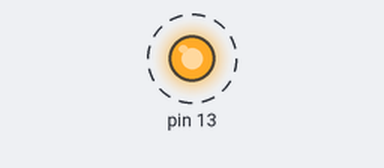
The sketch below on a simulated Arduino Uno, built with avr-gcc and run on an emulated ATmega328P. Parts: output pins drawn as LEDs (lit = HIGH). Dashed ring = blinking. MIDI output is not drawn.

Above: at 0.5 s.
Timing chart, 0 to 4.6 s (numbered marks = the images above):
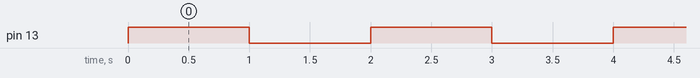

Measured:
- by itself, pin 13: alternates HIGH for 1.0 s and LOW for 1.0 s

The sketch:

MIDI_Output_Test.ino
```cpp
#include <MIDI.h>

MIDI_CREATE_DEFAULT_INSTANCE();

void setup()
{
  pinMode(13, OUTPUT);
  MIDI.begin(MIDI_CHANNEL_OMNI);
}

void loop()
{
  digitalWrite(13, HIGH);
  MIDI.sendNoteOn(60, 127, 1);
  delay(1000);
  MIDI.sendNoteOff(60, 0, 1);
  digitalWrite(13, LOW);
  delay(1000);

  digitalWrite(13, HIGH);
  MIDI.sendNoteOn(55, 127, 1);
  delay(1000);
  MIDI.sendNoteOff(55, 0, 1);
  digitalWrite(13, LOW);
  delay(1000);
}
```
